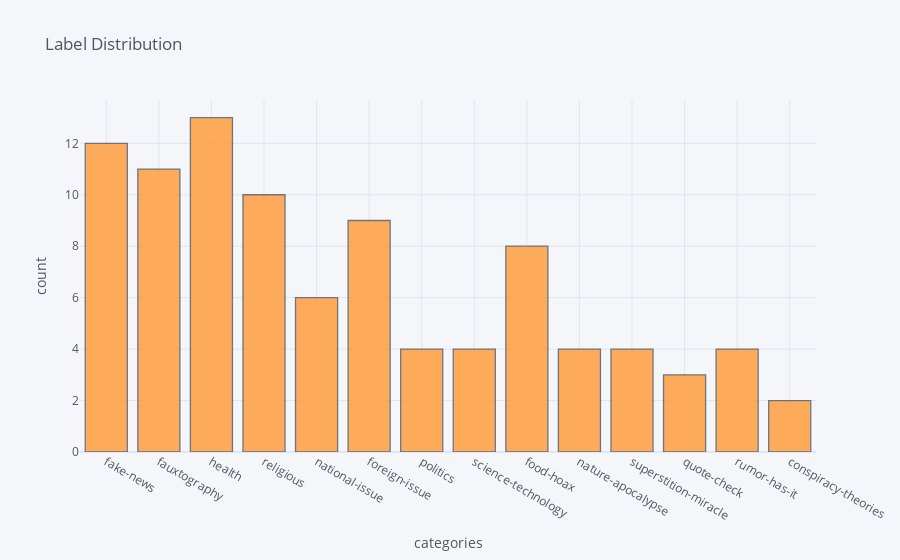

Source (notebook cell):
### Code cell
df['Category'].iplot(kind='hist', xTitle='categories', yTitle = 'count', title = 'Label Distribution')

### Figure 1 — Plotly figure (JSON) as saved in the notebook; plotly's stock layout.template omitted (floating-point values rounded to 4 significant figures)
{"data": [{"histfunc": "count", "histnorm": "", "marker": {"color": "rgba(255, 153, 51, 1.0)", "line": {"color": "#4D5663", "width": 1.3}}, "name": "Category", "opacity": 0.8, "orientation": "v", "type": "histogram", "x": ["fake-news", "fake-news", "fake-news", "fauxtography", "fake-news", "fauxtography", "health", "religious", "religious", "national-issue", "fake-news", "health", "health", "national-issue", "national-issue", "fauxtography", "foreign-issue", "fake-news", "foreign-issue", "politics", "science-technology", "national-issue", "fake-news", "national-issue", "health", "politics", "food-hoax", "food-hoax", "foreign-issue", "foreign-issue", "politics", "nature-apocalypse", "health", "science-technology", "food-hoax", "superstition-miracle", "fake-news", "science-technology", "fauxtography", "politics", "fauxtography", "fake-news", "foreign-issue", "foreign-issue", "quote-check", "nature-apocalypse", "food-hoax", "religious", "health", "health", "fauxtography", "religious", "superstition-miracle", "foreign-issue", "foreign-issue", "fake-news", "superstition-miracle", "science-technology", "nature-apocalypse", "superstition-miracle", "fauxtography", "quote-check", "religious", "religious", "religious", "quote-check", "religious", "health", "fauxtography", "foreign-issue", "food-hoax", "nature-apocalypse", "fake-news", "food-hoax", "health", "rumor-has-it", "health", "health", "conspiracy-theories", "health", "food-hoax", "conspiracy-theories", "religious", "health", "food-hoax", "fauxtography", "rumor-has-it", "fauxtography", "national-issue", "rumor-has-it", "religious", "fauxtography", "fake-news", "rumor-has-it"]}], "layout": {"barmode": "overlay", "legend": {"bgcolor": "#F5F6F9", "font": {"color": "#4D5663"}}, "paper_bgcolor": "#F5F6F9", "plot_bgcolor": "#F5F6F9", "title": {"font": {"color": "#4D5663"}, "text": "Label Distribution"}, "xaxis": {"gridcolor": "#E1E5ED", "showgrid": true, "tickfont": {"color": "#4D5663"}, "title": {"font": {"color": "#4D5663"}, "text": "categories"}, "zerolinecolor": "#E1E5ED"}, "yaxis": {"gridcolor": "#E1E5ED", "showgrid": true, "tickfont": {"color": "#4D5663"}, "title": {"font": {"color": "#4D5663"}, "text": "count"}, "zerolinecolor": "#E1E5ED"}}}
